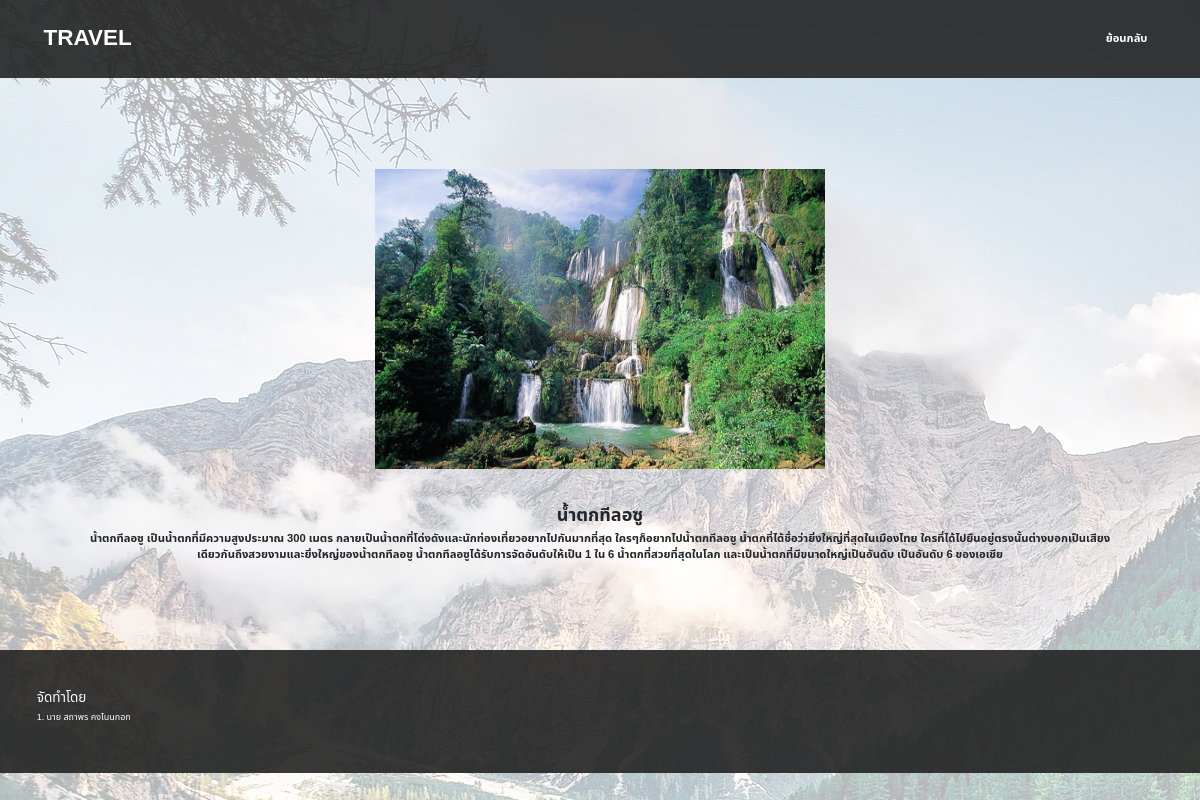
The app's page /showContent.php?travel_id=1 with its own data.
### tables this page shows
CREATE TABLE `content` (
  `id` int NOT NULL AUTO_INCREMENT,
  `name` varchar(255) NOT NULL,
  `details` text NOT NULL,
  `image` text NOT NULL,
  `hide` varchar(1) NOT NULL,
  `id_prov` int NOT NULL,
  PRIMARY KEY (`id`),
  KEY `content` (`id_prov`),
  CONSTRAINT `content` FOREIGN KEY (`id_prov`) REFERENCES `province` (`id_prov`)
);

### showContent.php (the view, shortened to what this page needs)
<?php
    include 'db/connect.php';
    $id = $_REQUEST['travel_id'];
    $sql = "SELECT * FROM content WHERE id='$id'";
    $database = $conn->query($sql);
    while($row = $database->fetch_assoc()) {
        $name = $row['name'];
        $details = $row['details'];
        $image = $row['image'];
    };
?>
<!DOCTYPE html>
<html lang="en">
<head>
    <link href="https://cdn.jsdelivr.net/npm/bootstrap@5.0.2/dist/css/bootstrap.min.css" rel="stylesheet">
    <link rel="stylesheet" href="css/style_showContent.css">
</head>
<body>
    <header>
        <nav class="navbar container">
            <div class="container-fluid">
                <a class="navbar-brand fs-1 fw-bolder" href="index.php">TRAVEL</a>
                <a href="index.php" class="navbar-brand fs-5 fw-bolder">ย้อนกลับ</a>
            </div>
        </nav>
    </header>
    <div id='main' class="container">
        <div id='main-content' class='p-4'>
            <div id='content-details'>
                <p id='image' class="pt-5"><img src="images/travel/<?php echo $image; ?>" alt=""></p>
                <h1 id='name' class='fw-bold fs-2 pt-5'>
                    <?php echo $name; ?>
                </h1>
                <p id='detais' class='fs-5 fw-bold pb-4'>
                    <?php echo $details; ?>
                </p>
            </div>
        </div>
    </div>
    <footer>
        <div id='footer-content' class="container">
            <h4>จัดทำโดย</h4>
            <p>
                1. นาย สถาพร คงโนนกอก
            </p>
        </div>
    </footer>
</body>
</html>

### css/style_showContent.css (style rules this page uses)
* { font-family: 'Noto Sans Thai', sans-serif; }
body { width: 100%; background-image: url('../images/background/mountains.jpg'); background-attachment:fixed; margin: 0; }
header { width: 100%; height: 78px; background-color: rgba(34, 34, 34, 0.897); display: flex; flex-direction: row; justify-content: center; }
#main { width: 100%; margin: 50px auto; text-align: center; }
img { width: 650px; height: 450px; }
a { font-size: 19px; color:rgb(255, 255, 255); text-decoration: none; font-weight: bold; }
footer { display: flex; height: 123px; align-items: center; color:rgb(245, 253, 255); background-color: rgba(34, 34, 34, 0.897); }
#footer-content { padding: auto; font-size: 13px; }
@media screen and (max-width: 1350px) { * { margin: 0px; padding: 0px; font-size: 9px; margin: 0; } }
@media screen and (max-width: 1350px) { #main { width: 90%; margin: 50px auto; text-align: center; display: flex; justify-content: center; } }
@media screen and (max-width: 1350px) { img { width:450px; height:300px; } }

### records on screen
content: image (picture), name "น้ำตกทีลอซู", details "น้ำตกทีลอซู เป็นน้ำตกที่มีความสูงประมาณ 300 เมตร กลายเป็นน้ำตกที่โด่งดังและนักท่องเที่ยวอยากไปกันมากที่สุด ใครๆก็อยากไปน้ำตกทีลอซู น้ำตกที่ได้ชื่อว่ายิ่งใหญ่ที่สุดในเมืองไทย ใครที่ได้ไปยืนอยู่ตรงนั้นต่างบอกเป็นเสียงเดียวกันถึงสวยงามและยิ่งใหญ่ของน้ำตกทีลอซู น้ำตกทีลอซูได้รับการจัดอันดับให้เป็น 1 ใน 6 น้ำตกที่สวยที่สุดในโลก และเป็นน้ำตกที่มีขนาดใหญ่เป็นอันดับ เป็นอันดับ 6 ของเอเชีย"
